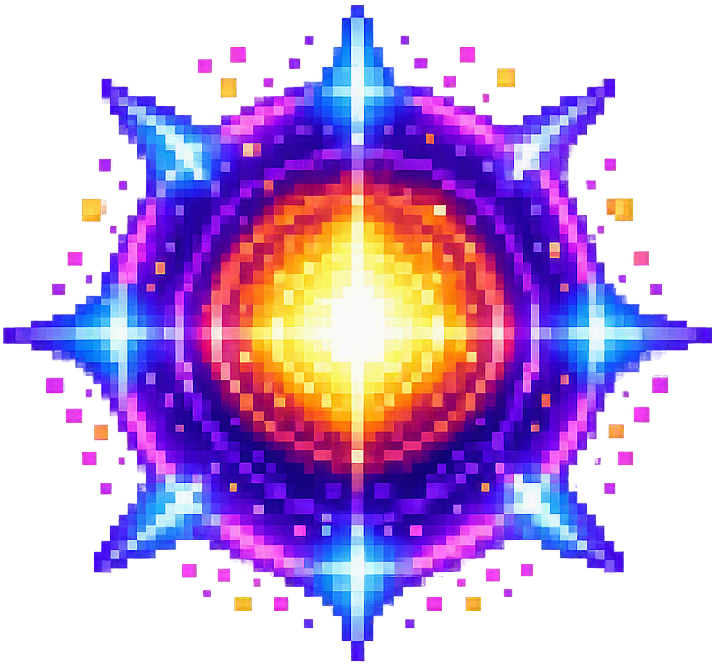
#> input picture AethonMod/Content/Buffs/CosmicOrbBuff.png, 713 x 664 px, given in place of OjoEterno_Abierto.png, which was not available
$ python gen_icono_ojo_v650111.py
#> lines starting #> are read from the running program, lines starting #| are printed output that depends on the picture; pictures that were not available may be replaced by others from this repository, and a replacement may not be noted
#!/usr/bin/env python3
# -*- coding: utf-8 -*-
"""
gen_icono_ojo_v650111.py — EL ICONO DEL BUFF DE LOS OJOS (32×32).

La letra del usuario (v6.50.111): «el icono que muestra el buff del
minion es demasiado grande» — OjoEternoBuff apuntaba la textura AL
SPRITE DEL PROYECTIL (56×54: el mismo del minion) y el HUD de buffs
dibuja la textura TAL CUAL: el icono salía GIGANTE, montado sobre los
buffs vecinos (el estándar de la casa es 32×32 — los otros 10 buffs
del mod ya lo son).

EL DISEÑO: lo que el buff REPRESENTA — el OJO DEL ETERNO tal como lo
dibuja el juego: la base OjoEterno_Abierto (56×54) CON EL IRIS en su
posición de reposo (OjoEternoMinion: iris 13×13 — IRIS_ESCALA 0,41 de
la caja 32×32 — centrado en IRIS_REST (0,7 · 2,3)), reducido al
lienzo 32×32. El iris se compone AQUÍ porque en runtime el juego lo
dibuja aparte — el sprite base está SIN pupila.

SALIDA: AethonMod/Content/Buffs/OjoEternoBuff.png (32×32 RGBA) — la
ruta por CONVENCIÓN (el override Texture muere en la .111) + tres
candidatos a 8× en tools/tools/ para el ojo humano/VLM.
"""
import os

from PIL import Image

HERE = os.path.dirname(os.path.abspath(__file__))
RAIZ = os.path.join(HERE, "..", "AethonMod")
OJO = os.path.join(RAIZ, "Content", "Projectiles", "OjoEterno_Abierto.png")
IRIS = os.path.join(RAIZ, "Content", "Weapons", "GrimorioHambriento_Iris.png")
OUT = os.path.join(RAIZ, "Content", "Buffs", "OjoEternoBuff.png")

# --- la geometría del runtime (OjoEternoMinion.cs, ESCALA 1: arte crudo) ---
IRIS_ESCALA = 0.41          # caja 32 → disco ~13 px
IRIS_REST_X = 0.7           # el reposo del iris (px, desde el centro)
IRIS_REST_Y = 2.3

def componer():
    """El ojo COMO LO DIBUJA EL JUEGO: base + iris en reposo."""
    ojo = Image.open(OJO).convert("RGBA")
#> ojo is the input picture: PIL image 713x664 RGBA; mean R, G, B, A 81, 50, 103, 131.3
    iris = Image.open(IRIS).convert("RGBA")
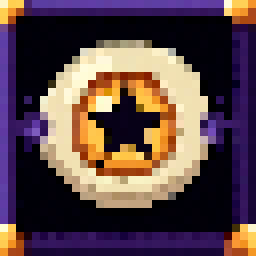
#> input picture AethonMod/Content/Buffs/OjoEternoBuff.png, 32 x 32 px, given in place of GrimorioHambriento_Iris.png, which was not available (shown 8 times larger)
#> iris is the input picture: PIL image 32x32 RGBA; mean R, G, B, A 91.5, 69.1, 71.1, 255

    caja = max(1, int(round(32 * IRIS_ESCALA)))          # 13
    iris_peq = iris.resize((caja, caja), Image.NEAREST)  # pixel art

    lienzo = ojo.copy()
    cx, cy = ojo.width / 2.0, ojo.height / 2.0           # 28 · 27
#> cx = 356.5; cy = 332
    px = int(round(cx + IRIS_REST_X - caja / 2.0))       # 22
#> px = 351
    py = int(round(cy + IRIS_REST_Y - caja / 2.0))       # 23
#> py = 328
    lienzo.alpha_composite(iris_peq, (px, py))
    return lienzo

def main():
    compuesto = componer()
    print(f"compuesto: {compuesto.size[0]}×{compuesto.size[1]} (base + iris en reposo)")
#| compuesto: 713×664 (base + iris en reposo)

    candidatos = {}

    # A) NEAREST — recorta píxeles: el más «pixel», puede perder filas
    candidatos["NEAREST"] = compuesto.resize((32, 32), Image.NEAREST)

    # B) BOX — promedia el área: suave pero fiel al color total
    box = compuesto.resize((32, 32), Image.BOX)
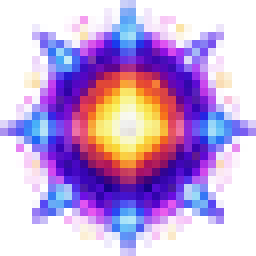
#> box: PIL image 32x32 RGBA (shown 8 times larger); mean R, G, B, A 95.8, 52.4, 124.5, 131.2; transparent parts drawn white
    candidatos["BOX"] = box

    # C) BOX + FILO — BOX y luego re-endurecer el alfa (los bordes a
    #    3 niveles: sólido / medio / nada) para que NO parezca mancha
    filo = box.copy()
    a = filo.getchannel("A")
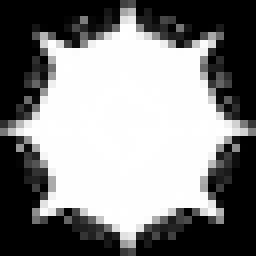
#> a: PIL image 32x32 L (shown 8 times larger); min 0, max 255, mean 131.2
    a = a.point(lambda v: 255 if v > 190 else (128 if v > 70 else 0))
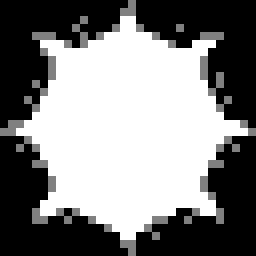
#> a: PIL image 32x32 L (shown 8 times larger); min 0, max 255, mean 128.8
    filo.putalpha(a)
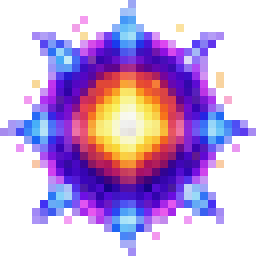
#> filo: PIL image 32x32 RGBA (shown 8 times larger); mean R, G, B, A 95.8, 52.4, 124.5, 128.8; transparent parts drawn white
    candidatos["FILO"] = filo

    os.makedirs(os.path.join(HERE, "tools"), exist_ok=True)
    for nombre, im in candidatos.items():
        im.save(OUT if nombre == "FILO" else
                os.path.join(HERE, "tools", f"icono_ojo_v650111_{nombre}.png"))
        # el panel de inspección (8×, nearest: como el zoom del HUD)
        im.resize((256, 256), Image.NEAREST).save(
            os.path.join(HERE, "tools", f"icono_ojo_v650111_{nombre}_8x.png"))
        print(f"  candidato {nombre}: {im.size[0]}×{im.size[1]}")
#> this loop made 3 passes
#> nombre on passes 1 to 3: 'NEAREST', 'BOX', 'FILO'
#|   candidato NEAREST: 32×32
#|   candidato BOX: 32×32
#|   candidato FILO: 32×32
#> pass 1, in main, `im.save(OUT if nombre == "FILO" else os.path.join(HERE, "tools", f"ico..`:
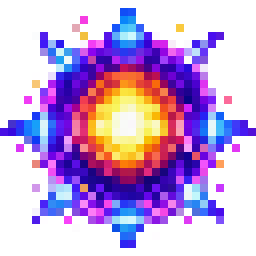
#> saved as icono_ojo_v650111_NEAREST.png: PIL image 32x32 RGBA (shown 8 times larger); mean R, G, B, A 80.5, 48.7, 102.2, 131.1; transparent parts drawn white

    print(f"ESCOGIDO (FILO) → {OUT}")

if __name__ == "__main__":
    main()
